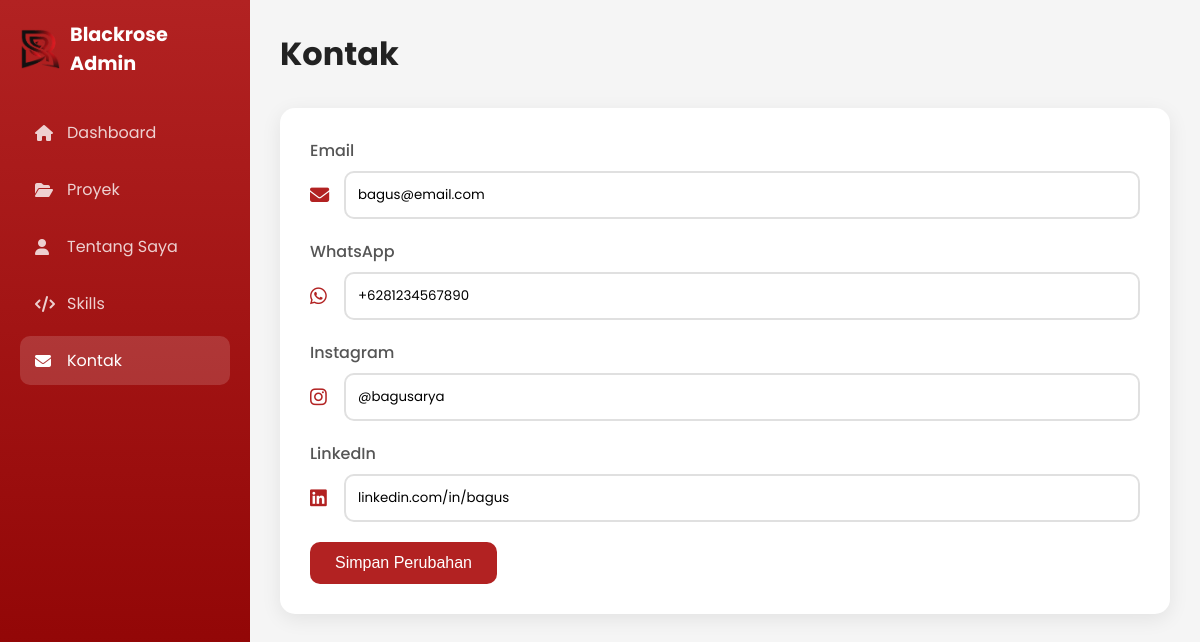
The app's page /admin/kontak.php (signed in) with its own data.
### tables this page shows
CREATE TABLE IF NOT EXISTS kontak (
    id INT AUTO_INCREMENT PRIMARY KEY,
    email VARCHAR(100) NOT NULL,
    whatsapp VARCHAR(20) NOT NULL,
    instagram VARCHAR(100) NOT NULL,
    linkedin VARCHAR(100) NOT NULL,
    updated_at TIMESTAMP DEFAULT CURRENT_TIMESTAMP ON UPDATE CURRENT_TIMESTAMP
);

### admin/kontak.php (the view, shortened to what this page needs)
<?php
require_once '../config.php';
$stmt = $pdo->query("SELECT * FROM kontak LIMIT 1");
$kontak = $stmt->fetch();
?>
<!DOCTYPE html>
<html lang="id">
<head>
    <link rel="stylesheet" href="https://cdnjs.cloudflare.com/ajax/libs/font-awesome/6.4.0/css/all.min.css">
</head>
<body>
    <div class="sidebar">
        <div class="logo">
            <img src="../img/br.png" alt="Logo">
            <h2>Blackrose Admin</h2>
        </div>
        <a href="dashboard.php" class="nav-item"><i class="fas fa-home"></i> Dashboard</a>
        <a href="proyek.php" class="nav-item"><i class="fas fa-folder-open"></i> Proyek</a>
        <a href="tentang.php" class="nav-item"><i class="fas fa-user"></i> Tentang Saya</a>
        <a href="skills.php" class="nav-item"><i class="fas fa-code"></i> Skills</a>
        <a href="kontak.php" class="nav-item active"><i class="fas fa-envelope"></i> Kontak</a>
    </div>
    <div class="main-content">
        <div class="header">
            <h1>Kontak</h1>
        </div>
        <div class="card">
            <form method="POST">
                <div class="form-group">
                    <label>Email</label>
                    <div class="input-icon">
                        <i class="fas fa-envelope"></i>
                        <input type="email" name="email" required value="<?php echo $kontak['email'] ?? ''; ?>">
                    </div>
                </div>
                <div class="form-group">
                    <label>WhatsApp</label>
                    <div class="input-icon">
                        <i class="fab fa-whatsapp"></i>
                        <input type="text" name="whatsapp" required value="<?php echo $kontak['whatsapp'] ?? ''; ?>">
                    </div>
                </div>
                <div class="form-group">
                    <label>Instagram</label>
                    <div class="input-icon">
                        <i class="fab fa-instagram"></i>
                        <input type="text" name="instagram" required value="<?php echo $kontak['instagram'] ?? ''; ?>">
                    </div>
                </div>
                <div class="form-group">
                    <label>LinkedIn</label>
                    <div class="input-icon">
                        <i class="fab fa-linkedin"></i>
                        <input type="text" name="linkedin" required value="<?php echo $kontak['linkedin'] ?? ''; ?>">
                    </div>
                </div>
                <button type="submit" class="btn-primary">Simpan Perubahan</button>
            </form>
        </div>
    </div>
</body>
</html>

### admin/kontak.php (style rules this page uses)
* { margin: 0; padding: 0; box-sizing: border-box; }
body { font-family: 'Poppins', sans-serif; background: #f5f5f5; }
.sidebar { position: fixed; top: 0; left: 0; width: 250px; height: 100vh; background: linear-gradient(180deg, #B22222 0%, #8B0000 100%); padding: 20px; color: white; }
.logo { display: flex; align-items: center; gap: 10px; margin-bottom: 30px; }
.logo img { width: 40px; }
.logo h2 { font-size: 1.2rem; }
.nav-item { display: flex; align-items: center; gap: 12px; padding: 12px 15px; color: rgba(255,255,255,0.8); text-decoration: none; border-radius: 10px; margin-bottom: 8px; transition: 0.3s; }
.nav-item:hover, .nav-item.active { background: rgba(255,255,255,0.15); color: white; }
.nav-item i { width: 20px; }
.main-content { margin-left: 250px; padding: 30px; }
.header { display: flex; justify-content: space-between; align-items: center; margin-bottom: 30px; }
.header h1 { color: #222; }
.card { background: white; border-radius: 15px; padding: 30px; box-shadow: 0 5px 20px rgba(0,0,0,0.08); }
.form-group { margin-bottom: 20px; }
label { display: block; margin-bottom: 8px; color: #555; font-weight: 500; }
input { width: 100%; padding: 12px; border: 2px solid #E0E0E0; border-radius: 10px; font-family: 'Poppins', sans-serif; }
.btn-primary { background: #B22222; color: white; padding: 12px 25px; border: none; border-radius: 10px; cursor: pointer; font-size: 1rem; }
.input-icon { display: flex; align-items: center; gap: 10px; }
.input-icon i { color: #B22222; font-size: 1.2rem; width: 25px; }

### records on screen
kontak: email "bagus@email.com", whatsapp "+6281234567890", instagram "@bagusarya", linkedin "linkedin.com/in/bagus"
